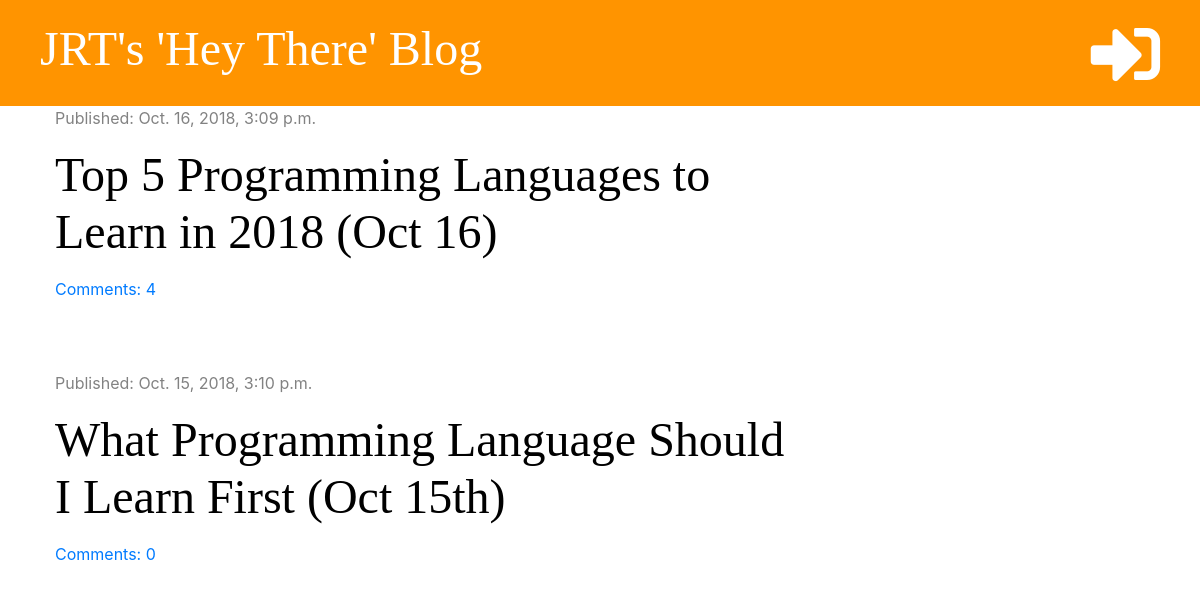
The app's page /, older data.
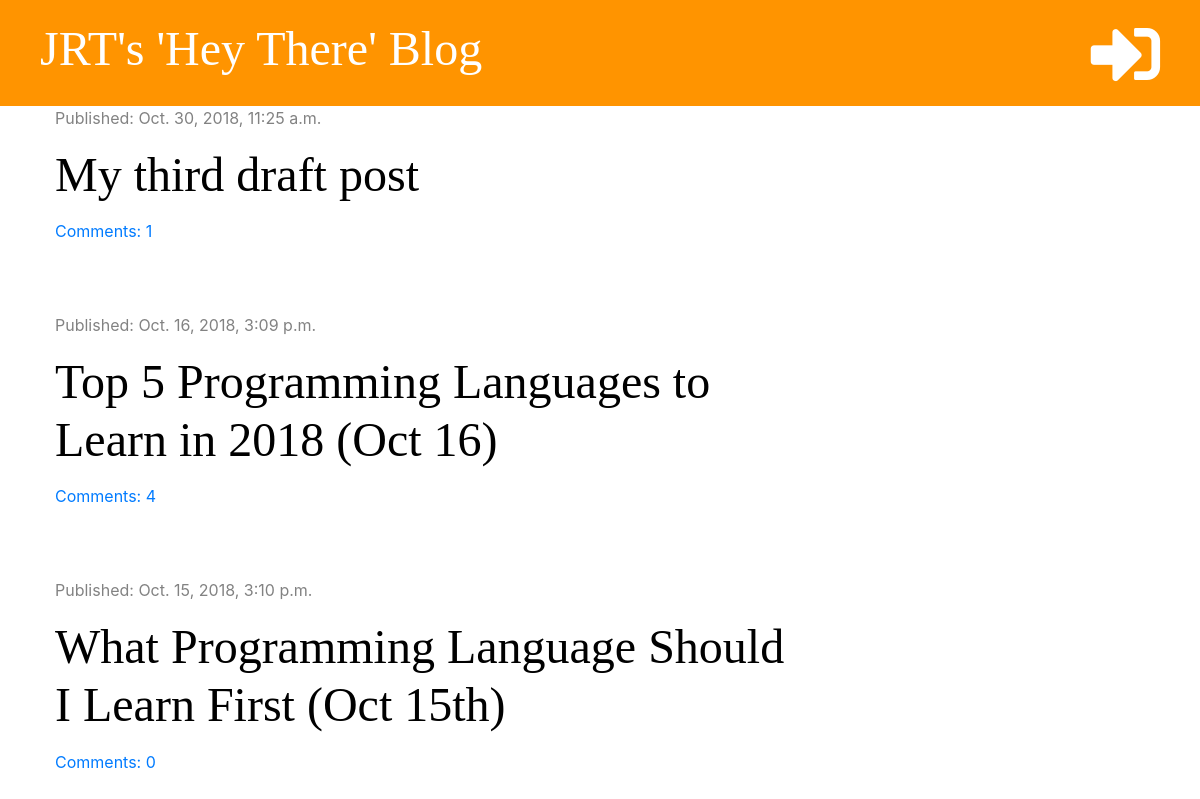
The same page, newer data.
### blog/models.py (models this page shows, shortened)
class Post(models.Model):
    author = models.ForeignKey('auth.User', on_delete=models.CASCADE)
    title = models.CharField(max_length=200)
    text = models.TextField()
    created_date = models.DateTimeField(default=timezone.now)
    published_date = models.DateTimeField(blank=True, null=True)
    def approved_comments(self):
        return self.comments.filter(approved=True)

### blog/views.py (the view)
# urls.py: path('', views.post_list, name='post_list'),
def post_list(request):
    posts = Post.objects.filter(published_date__lte=timezone.now()).order_by('-published_date')
    stuff_for_front_end = {'posts': posts}
    return render(request, 'blog/post_list.html', stuff_for_front_end)

### blog/templatetags/markdownify.py (called while the page is built)
@register.filter
def markdown(value):
    renderer = HighlightRenderer()
    markdown = mistune.Markdown(renderer=renderer)
    return markdown(value)

### blog/templates/blog/post_list.html (shortened to what this page needs)
{% extends 'blog/base.html' %}
{% load markdownify %}
{% block content %}
    {% for post in posts %}
        <div class="post">
            <div class="date">
                <p>Published: {{ post.published_date }}</p>
            </div>
            <h1><a href="{% url 'post_detail' pk=post.pk %}">{{ post.title }}</a></h1>
            <a href="{% url 'post_detail' pk=post.pk %}">Comments: {{ post.approved_comments.count }}</a>
        </div>
    {% endfor %}
{% endblock %}

Row changes from the older to the newer data that the page shows:
now on this page (row edited): Post: published_date "Oct. 30, 2018, 11:25 a.m.", title "My third draft post", approved_comments.count "1"
